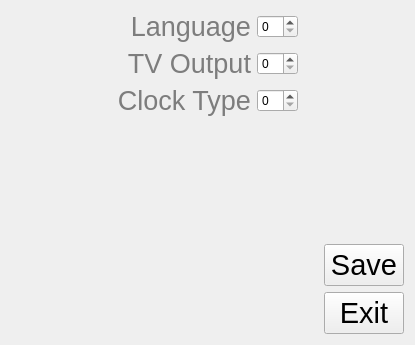
<ui version="4.0" >
 <class>NRegionalSettings</class>
 <widget class="QWidget" name="NRegionalSettings" >
  <property name="geometry" >
   <rect>
    <x>0</x>
    <y>0</y>
    <width>415</width>
    <height>345</height>
   </rect>
  </property>
  <property name="windowTitle" >
   <string>Regional Settings</string>
  </property>
  <layout class="QVBoxLayout" name="verticalLayout" >
   <item>
    <layout class="QHBoxLayout" name="horizontalLayout" >
     <item>
      <spacer name="horizontalSpacer" >
       <property name="orientation" >
        <enum>Qt::Horizontal</enum>
       </property>
       <property name="sizeHint" stdset="0" >
        <size>
         <width>40</width>
         <height>20</height>
        </size>
       </property>
      </spacer>
     </item>
     <item>
      <layout class="QGridLayout" name="gridLayout" >
       <item row="0" column="0" >
        <widget class="QLabel" name="languageLabel" >
         <property name="palette" >
          <palette>
           <active>
            <colorrole role="WindowText" >
             <brush brushstyle="SolidPattern" >
              <color alpha="255" >
               <red>125</red>
               <green>125</green>
               <blue>125</blue>
              </color>
             </brush>
            </colorrole>
           </active>
           <inactive>
            <colorrole role="WindowText" >
             <brush brushstyle="SolidPattern" >
              <color alpha="255" >
               <red>125</red>
               <green>125</green>
               <blue>125</blue>
              </color>
             </brush>
            </colorrole>
           </inactive>
           <disabled>
            <colorrole role="WindowText" >
             <brush brushstyle="SolidPattern" >
              <color alpha="255" >
               <red>118</red>
               <green>116</green>
               <blue>113</blue>
              </color>
             </brush>
            </colorrole>
           </disabled>
          </palette>
         </property>
         <property name="font" >
          <font>
           <pointsize>20</pointsize>
          </font>
         </property>
         <property name="text" >
          <string>Language</string>
         </property>
         <property name="alignment" >
          <set>Qt::AlignRight|Qt::AlignTrailing|Qt::AlignVCenter</set>
         </property>
        </widget>
       </item>
       <item row="1" column="0" >
        <widget class="QLabel" name="tvoutputLabel" >
         <property name="palette" >
          <palette>
           <active>
            <colorrole role="WindowText" >
             <brush brushstyle="SolidPattern" >
              <color alpha="255" >
               <red>125</red>
               <green>125</green>
               <blue>125</blue>
              </color>
             </brush>
            </colorrole>
           </active>
           <inactive>
            <colorrole role="WindowText" >
             <brush brushstyle="SolidPattern" >
              <color alpha="255" >
               <red>125</red>
               <green>125</green>
               <blue>125</blue>
              </color>
             </brush>
            </colorrole>
           </inactive>
           <disabled>
            <colorrole role="WindowText" >
             <brush brushstyle="SolidPattern" >
              <color alpha="255" >
               <red>118</red>
               <green>116</green>
               <blue>113</blue>
              </color>
             </brush>
            </colorrole>
           </disabled>
          </palette>
         </property>
         <property name="font" >
          <font>
           <pointsize>20</pointsize>
          </font>
         </property>
         <property name="text" >
          <string>TV Output</string>
         </property>
         <property name="alignment" >
          <set>Qt::AlignRight|Qt::AlignTrailing|Qt::AlignVCenter</set>
         </property>
        </widget>
       </item>
       <item row="2" column="0" >
        <widget class="QLabel" name="clocktypeLabel" >
         <property name="palette" >
          <palette>
           <active>
            <colorrole role="WindowText" >
             <brush brushstyle="SolidPattern" >
              <color alpha="255" >
               <red>125</red>
               <green>125</green>
               <blue>125</blue>
              </color>
             </brush>
            </colorrole>
           </active>
           <inactive>
            <colorrole role="WindowText" >
             <brush brushstyle="SolidPattern" >
              <color alpha="255" >
               <red>125</red>
               <green>125</green>
               <blue>125</blue>
              </color>
             </brush>
            </colorrole>
           </inactive>
           <disabled>
            <colorrole role="WindowText" >
             <brush brushstyle="SolidPattern" >
              <color alpha="255" >
               <red>118</red>
               <green>116</green>
               <blue>113</blue>
              </color>
             </brush>
            </colorrole>
           </disabled>
          </palette>
         </property>
         <property name="font" >
          <font>
           <pointsize>20</pointsize>
          </font>
         </property>
         <property name="text" >
          <string>Clock Type</string>
         </property>
         <property name="alignment" >
          <set>Qt::AlignRight|Qt::AlignTrailing|Qt::AlignVCenter</set>
         </property>
        </widget>
       </item>
       <item row="0" column="1" >
        <widget class="QSpinBox" name="languageSpinBox" />
       </item>
       <item row="1" column="1" >
        <widget class="QSpinBox" name="tvoutputSpinBox" />
       </item>
       <item row="2" column="1" >
        <widget class="QSpinBox" name="clocktypeSpinBox" />
       </item>
      </layout>
     </item>
     <item>
      <spacer name="horizontalSpacer_2" >
       <property name="orientation" >
        <enum>Qt::Horizontal</enum>
       </property>
       <property name="sizeHint" stdset="0" >
        <size>
         <width>40</width>
         <height>20</height>
        </size>
       </property>
      </spacer>
     </item>
    </layout>
   </item>
   <item>
    <spacer name="verticalSpacer" >
     <property name="orientation" >
      <enum>Qt::Vertical</enum>
     </property>
     <property name="sizeHint" stdset="0" >
      <size>
       <width>20</width>
       <height>40</height>
      </size>
     </property>
    </spacer>
   </item>
   <item>
    <layout class="QHBoxLayout" name="horizontalLayout_2" >
     <item>
      <spacer>
       <property name="orientation" >
        <enum>Qt::Horizontal</enum>
       </property>
       <property name="sizeHint" stdset="0" >
        <size>
         <width>341</width>
         <height>20</height>
        </size>
       </property>
      </spacer>
     </item>
     <item>
      <layout class="QVBoxLayout" >
       <item>
        <widget class="NPushButton" name="saveButton" >
         <property name="font" >
          <font>
           <pointsize>22</pointsize>
          </font>
         </property>
         <property name="text" >
          <string>Save</string>
         </property>
         <property name="autoDefault" >
          <bool>true</bool>
         </property>
        </widget>
       </item>
       <item>
        <widget class="NPushButton" name="exitButton" >
         <property name="font" >
          <font>
           <pointsize>22</pointsize>
          </font>
         </property>
         <property name="text" >
          <string>Exit</string>
         </property>
         <property name="autoDefault" >
          <bool>true</bool>
         </property>
        </widget>
       </item>
      </layout>
     </item>
    </layout>
   </item>
  </layout>
 </widget>
 <customwidgets>
  <customwidget>
   <class>NPushButton</class>
   <extends>QPushButton</extends>
   <header location="global" >npushbutton.h</header>
  </customwidget>
 </customwidgets>
 <resources/>
 <connections/>
</ui>
